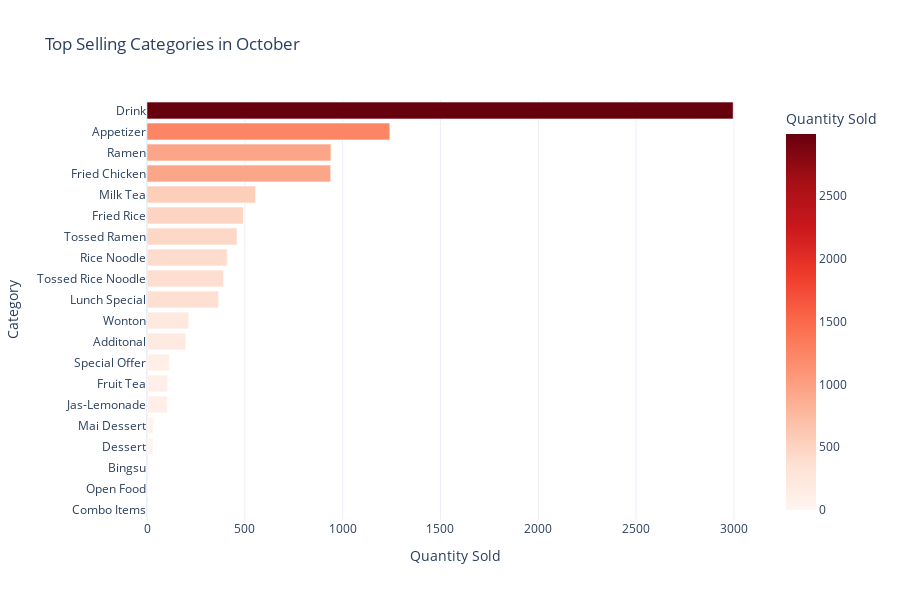

The notebook cell saved with this chart:
### Markdown cell above
# Plots

### Code cell
# === Top Selling Categories (by Count) ===
sales_sorted = octDF.sort_values('Count', ascending=False)

fig1 = px.bar(
    sales_sorted,
    x='Count',
    y='Category',
    orientation='h',
    title='Top Selling Categories in October',
    labels={'Count': 'Quantity Sold', 'Category': 'Category'},
    color='Count',
    color_continuous_scale='Reds'
)
fig1.update_layout(
    template='plotly_white',
    height=600,
    yaxis=dict(categoryorder='total ascending')
)
fig1.show()

### Figure 1 — Plotly figure (JSON) as saved in the notebook; plotly's stock layout.template omitted (floating-point values rounded to 4 significant figures)
{"data": [{"alignmentgroup": "True", "hovertemplate": "Quantity Sold=%{marker.color}<br>Category=%{y}<extra></extra>", "legendgroup": "", "marker": {"color": [2996, 1241, 940, 939, 555, 492, 460, 410, 391, 366, 213, 198, 115, 105, 104, 33, 31, 12, 2, 0], "coloraxis": "coloraxis", "pattern": {"shape": ""}}, "name": "", "offsetgroup": "", "orientation": "h", "showlegend": false, "textposition": "auto", "type": "bar", "x": [2996, 1241, 940, 939, 555, 492, 460, 410, 391, 366, 213, 198, 115, 105, 104, 33, 31, 12, 2, 0], "xaxis": "x", "y": ["Drink", "Appetizer", "Ramen", "Fried Chicken", "Milk Tea", "Fried Rice", "Tossed Ramen", "Rice Noodle", "Tossed Rice Noodle", "Lunch Special", "Wonton", "Additonal", "Special Offer", "Fruit Tea", "Jas-Lemonade", "Mai Dessert", "Dessert", "Bingsu", "Open Food", "Combo Items"], "yaxis": "y"}], "layout": {"barmode": "relative", "coloraxis": {"colorbar": {"title": {"text": "Quantity Sold"}}, "colorscale": [[0, "rgb(255,245,240)"], [0.125, "rgb(254,224,210)"], [0.25, "rgb(252,187,161)"], [0.375, "rgb(252,146,114)"], [0.5, "rgb(251,106,74)"], [0.625, "rgb(239,59,44)"], [0.75, "rgb(203,24,29)"], [0.875, "rgb(165,15,21)"], [1, "rgb(103,0,13)"]]}, "height": 600, "legend": {"tracegroupgap": 0}, "title": {"text": "Top Selling Categories in October"}, "xaxis": {"anchor": "y", "domain": [0, 1], "title": {"text": "Quantity Sold"}}, "yaxis": {"anchor": "x", "categoryorder": "total ascending", "domain": [0, 1], "title": {"text": "Category"}}}}
